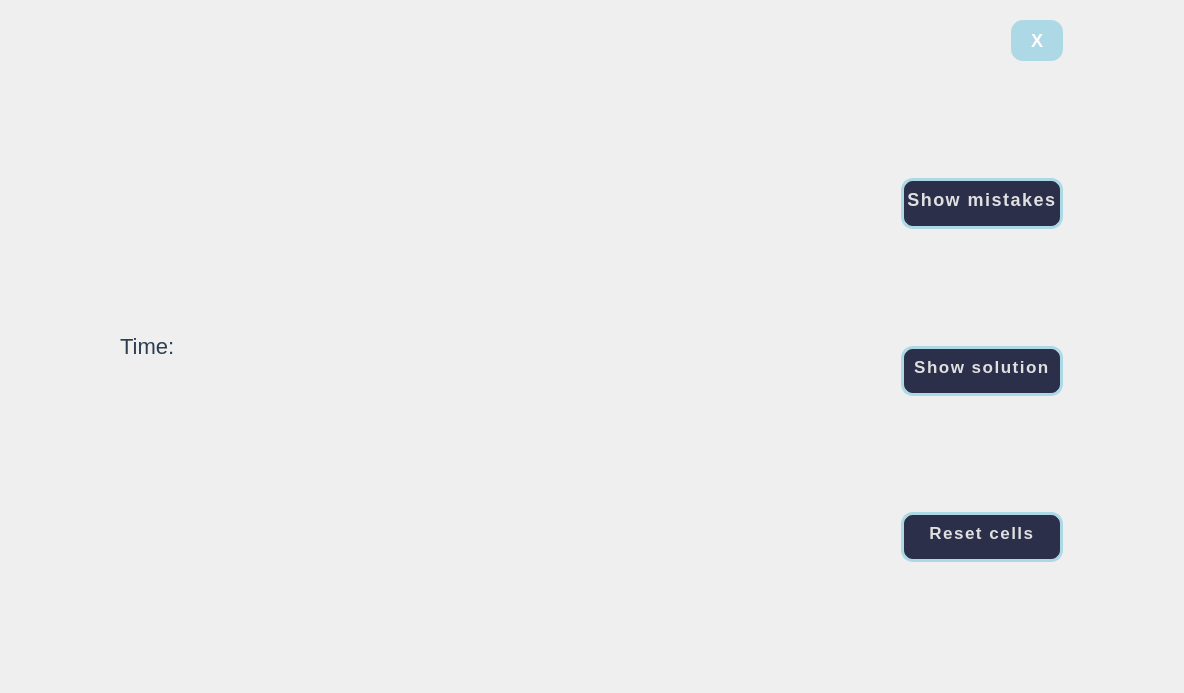
<?xml version="1.0" encoding="UTF-8"?>
<ui version="4.0">
 <class>GameScreen</class>
 <widget class="QWidget" name="GameScreen">
  <property name="geometry">
   <rect>
    <x>0</x>
    <y>0</y>
    <width>1184</width>
    <height>693</height>
   </rect>
  </property>
  <property name="maximumSize">
   <size>
    <width>16777215</width>
    <height>16777215</height>
   </size>
  </property>
  <property name="windowTitle">
   <string>Form</string>
  </property>
  <property name="styleSheet">
   <string notr="true">
QPushButton {
    background-color: lightblue;
    color: white;
    font-size: 18px;
    font-weight: bold;
    border: none;
    border-radius: 12px;
    padding: 10px 20px;
}

QPushButton:hover {
    background-color: #357ABD;
}

QPushButton:pressed {
    background-color: #2D5D9F;
}


QLabel {
    color: #1A1A1A;
    font-size: 22px;
    font-weight: semi-bold;
}


QGridLayout {
    spacing: 5px;
}

</string>
  </property>
  <layout class="QHBoxLayout" name="horizontalLayout_2">
   <item>
    <widget class="QWidget" name="gridWidget" native="true">
     <property name="maximumSize">
      <size>
       <width>675</width>
       <height>675</height>
      </size>
     </property>
     <property name="autoFillBackground">
      <bool>false</bool>
     </property>
     <layout class="QGridLayout" name="gridLayout_2">
      <item row="0" column="1">
       <spacer name="horizontalSpacer_2">
        <property name="orientation">
         <enum>Qt::Orientation::Horizontal</enum>
        </property>
        <property name="sizeHint" stdset="0">
         <size>
          <width>40</width>
          <height>20</height>
         </size>
        </property>
       </spacer>
      </item>
      <item row="0" column="0">
       <widget class="QLabel" name="time">
        <property name="maximumSize">
         <size>
          <width>16777215</width>
          <height>20</height>
         </size>
        </property>
        <property name="styleSheet">
         <string notr="true">QLabel{
    color: #2c3e50;
}</string>
        </property>
        <property name="text">
         <string>Time: </string>
        </property>
       </widget>
      </item>
      <item row="2" column="0" colspan="3">
       <layout class="QGridLayout" name="gridLayout">
        <property name="sizeConstraint">
         <enum>QLayout::SizeConstraint::SetMaximumSize</enum>
        </property>
       </layout>
      </item>
     </layout>
    </widget>
   </item>
   <item>
    <widget class="QWidget" name="verticalWidget" native="true">
     <property name="maximumSize">
      <size>
       <width>180</width>
       <height>7000</height>
      </size>
     </property>
     <layout class="QVBoxLayout" name="verticalLayout_2">
      <item>
       <layout class="QHBoxLayout" name="horizontalLayout">
        <item>
         <spacer name="horizontalSpacer">
          <property name="orientation">
           <enum>Qt::Orientation::Horizontal</enum>
          </property>
          <property name="sizeHint" stdset="0">
           <size>
            <width>40</width>
            <height>20</height>
           </size>
          </property>
         </spacer>
        </item>
        <item>
         <widget class="QPushButton" name="homeReturn">
          <property name="text">
           <string>X</string>
          </property>
         </widget>
        </item>
       </layout>
      </item>
      <item>
       <spacer name="verticalSpacer">
        <property name="orientation">
         <enum>Qt::Orientation::Vertical</enum>
        </property>
        <property name="sizeHint" stdset="0">
         <size>
          <width>20</width>
          <height>40</height>
         </size>
        </property>
       </spacer>
      </item>
      <item>
       <widget class="QPushButton" name="showMistakes">
        <property name="maximumSize">
         <size>
          <width>3000</width>
          <height>2000</height>
         </size>
        </property>
        <property name="styleSheet">
         <string notr="true">QPushButton {
    color: #e0e0e0;
    background-color: #2b2f4a;         
    font-size: 18px;
    font-weight: 800;
    font-family: &quot;Orbitron&quot;, &quot;Poppins&quot;, &quot;Segoe UI&quot;, &quot;Arial&quot;;
    padding: 8px , 16px;
    border-radius: 12px;
    border: 3px solid lightblue;        
    letter-spacing: 1.5px;
}

QPushButton:hover {
    background-color: #3a3f5c;
    color: #ffffff;
    border: 2px solid #5ef1f3;
}

QPushButton:pressed {
    background-color: #22263b;
    padding-left: 16px;
    padding-top: 16px;
}
</string>
        </property>
        <property name="text">
         <string>Show mistakes</string>
        </property>
       </widget>
      </item>
      <item>
       <spacer name="verticalSpacer_2">
        <property name="orientation">
         <enum>Qt::Orientation::Vertical</enum>
        </property>
        <property name="sizeHint" stdset="0">
         <size>
          <width>20</width>
          <height>40</height>
         </size>
        </property>
       </spacer>
      </item>
      <item>
       <widget class="QPushButton" name="showSolution">
        <property name="maximumSize">
         <size>
          <width>3000</width>
          <height>1000</height>
         </size>
        </property>
        <property name="styleSheet">
         <string notr="true">QPushButton {
    color: #e0e0e0;
    background-color: #2b2f4a;         
    font-size: 17px;
    font-weight: 800;
    font-family: &quot;Orbitron&quot;, &quot;Poppins&quot;, &quot;Segoe UI&quot;, &quot;Arial&quot;;
    padding: 8px , 16px;
    border-radius: 12px;
    border: 3px solid lightblue;        
    letter-spacing: 1.5px;
}

QPushButton:hover {
    background-color: #3a3f5c;
    color: #ffffff;
    border: 2px solid #5ef1f3;
}

QPushButton:pressed {
    background-color: #22263b;
    padding-left: 16px;
    padding-top: 16px;
}</string>
        </property>
        <property name="text">
         <string>Show solution</string>
        </property>
       </widget>
      </item>
      <item>
       <spacer name="verticalSpacer_3">
        <property name="orientation">
         <enum>Qt::Orientation::Vertical</enum>
        </property>
        <property name="sizeHint" stdset="0">
         <size>
          <width>20</width>
          <height>40</height>
         </size>
        </property>
       </spacer>
      </item>
      <item>
       <widget class="QPushButton" name="resetCells">
        <property name="styleSheet">
         <string notr="true">QPushButton {
    color: #e0e0e0;
    background-color: #2b2f4a;         
    font-size: 17px;
    font-weight: 800;
    font-family: &quot;Orbitron&quot;, &quot;Poppins&quot;, &quot;Segoe UI&quot;, &quot;Arial&quot;;
    padding: 8px , 16px;
    border-radius: 12px;
    border: 3px solid lightblue;        
    letter-spacing: 1.5px;
}

QPushButton:hover {
    background-color: #3a3f5c;
    color: #ffffff;
    border: 2px solid #5ef1f3;
}

QPushButton:pressed {
    background-color: #22263b;
    padding-left: 16px;
    padding-top: 16px;
}</string>
        </property>
        <property name="text">
         <string>Reset cells</string>
        </property>
       </widget>
      </item>
      <item>
       <spacer name="verticalSpacer_4">
        <property name="orientation">
         <enum>Qt::Orientation::Vertical</enum>
        </property>
        <property name="sizeHint" stdset="0">
         <size>
          <width>20</width>
          <height>40</height>
         </size>
        </property>
       </spacer>
      </item>
     </layout>
    </widget>
   </item>
  </layout>
 </widget>
 <resources/>
 <connections/>
</ui>
